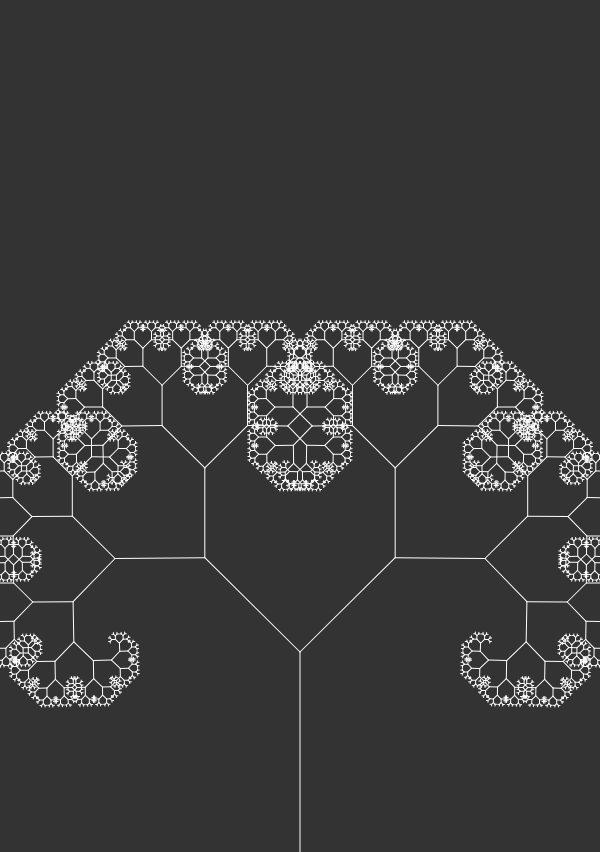
Frame 1 (no input)
Frame 60 (no input): identical to frame 1, image omitted
Frame 120 (the mouse pressed at the canvas centre since frame 60): identical to frame 1, image omitted

The p5.js sketch that drew this single still picture (run headless with seeded random() and noise() and a simulated clock; from frame 60 on, the mouse is pressed at the canvas centre):

// p5.js sketch
// ── sketch.js
new p5;
var len = 200;
var x = 300;
var count = 0;
var max = 2;
var angle;
var slider1;
var slider2;
var slider3;
var eppai = 5;
function setup(){
	createCanvas(600,1.42*600);
	slider1 = createSlider(0,PI,PI/4,0.01);
	slider2 = createSlider(0.25,8,2,0.25);
	slider3 = createSlider(0.1,1,2/3,0.01);
	slider4 = createSlider(50,400,200,10);
	// angle = random(0,2*PI);
}
function draw(){
	background(51);
	translate(x,height);
	
	// print(max);
	angle = slider1.value();
	// angle = PI /2;
	// print(angle);
	// print(angle);
	max = slider2.value();
	count = 0;
	stroke(255);
	len = slider4.value();
	branch(len);
	print(count);
}

function branch(len){

	line(0,0,0,-len);
	translate(0,-len);
	// eppai -= 1;
	if(len>max){
		push();
		// print(angle);
		rotate(angle);

		count += 1;
		branch(len*slider3.value());

		pop();
		push();
		rotate(-angle);
		branch(len*slider3.value());
		pop();
	}

}
